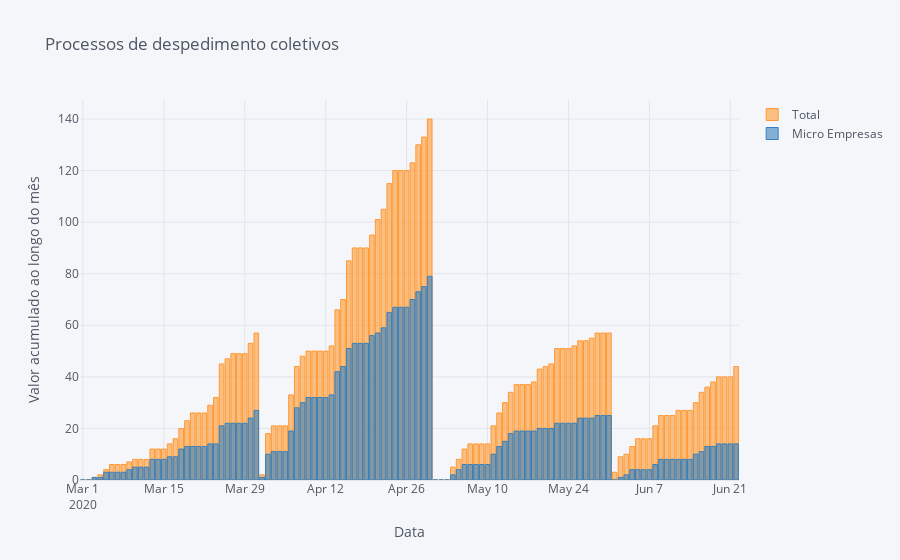

Notebook cell for this chart:
### Code cell
from plotly.offline import download_plotlyjs, init_notebook_mode, plot, iplot

# setup
init_notebook_mode(connected=True)
cf.set_config_file(theme='pearl')

# qtconsole for debugging
#%qtconsole --style vim #src# https://qtconsole.readthedocs.io/en/stable/

# Random data using cufflinks
df = despedimentos[['DATA','COLETIVOS_TOTAL','COLETIVOS_MICRO']]
df.columns=['DATA','Total','Micro Empresas']

fig = df.iplot(asFigure=True, kind='bar', barmode = 'overlay', x='DATA',
               xTitle='Data',yTitle='Valor acumulado ao longo do mês',title='Processos de despedimento coletivos')
# plot figure
iplot(fig)

### Figure 1 — Plotly figure (JSON) as saved in the notebook; plotly's stock layout.template omitted (floating-point values rounded to 4 significant figures)
{"data": [{"marker": {"color": "rgba(255, 153, 51, 0.6)", "line": {"color": "rgba(255, 153, 51, 1.0)", "width": 1}}, "name": "Total", "orientation": "v", "text": "", "type": "bar", "x": ["2020-03-01", "2020-03-02", "2020-03-03", "2020-03-04", "2020-03-05", "2020-03-06", "2020-03-07", "2020-03-08", "2020-03-09", "2020-03-10", "2020-03-11", "2020-03-12", "2020-03-13", "2020-03-14", "2020-03-15", "2020-03-16", "2020-03-17", "2020-03-18", "2020-03-19", "2020-03-20", "2020-03-21", "2020-03-22", "2020-03-23", "2020-03-24", "2020-03-25", "2020-03-26", "2020-03-27", "2020-03-28", "2020-03-29", "2020-03-30", "2020-03-31", "2020-04-01", "2020-04-02", "2020-04-03", "2020-04-04", "2020-04-05", "2020-04-06", "2020-04-07", "2020-04-08", "2020-04-09", "2020-04-10", "2020-04-11", "2020-04-12", "2020-04-13", "2020-04-14", "2020-04-15", "2020-04-16", "2020-04-17", "2020-04-18", "2020-04-19", "2020-04-20", "2020-04-21", "2020-04-22", "2020-04-23", "2020-04-24", "2020-04-25", "2020-04-26", "2020-04-27", "2020-04-28", "2020-04-29", "2020-04-30", "2020-05-01", "2020-05-02", "2020-05-03", "2020-05-04", "2020-05-05", "2020-05-06", "2020-05-07", "2020-05-08", "2020-05-09", "2020-05-10", "2020-05-11", "2020-05-12", "2020-05-13", "2020-05-14", "2020-05-15", "2020-05-16", "2020-05-17", "2020-05-18", "2020-05-19", "2020-05-20", "2020-05-21", "2020-05-22", "2020-05-23", "2020-05-24", "2020-05-25", "2020-05-26", "2020-05-27", "2020-05-28", "2020-05-29", "2020-05-30", "2020-05-31", "2020-06-01", "2020-06-02", "2020-06-03", "2020-06-04", "2020-06-05", "2020-06-06", "2020-06-07", "2020-06-08", "2020-06-09", "2020-06-10", "2020-06-11", "2020-06-12", "2020-06-13", "2020-06-14", "2020-06-15", "2020-06-16", "2020-06-17", "2020-06-18", "2020-06-19", "2020-06-20", "2020-06-21", "2020-06-22"], "y": [0, 0, 1, 2, 4, 6, 6, 6, 7, 8, 8, 8, 12, 12, 12, 14, 16, 20, 23, 26, 26, 26, 29, 32, 45, 47, 49, 49, 49, 53, 57, 2, 18, 21, 21, 21, 33, 44, 48, 50, 50, 50, 50, 52, 66, 70, 85, 90, 90, 90, 95, 101, 105, 115, 120, 120, 120, 123, 130, 133, 140, 0, 0, 0, 5, 8, 12, 14, 14, 14, 14, 21, 26, 30, 34, 37, 37, 37, 38, 43, 44, 45, 51, 51, 51, 52, 54, 54, 55, 57, 57, 57, 3, 9, 10, 13, 16, 16, 16, 21, 25, 25, 25, 27, 27, 27, 30, 34, 36, 38, 40, 40, 40, 44]}, {"marker": {"color": "rgba(55, 128, 191, 0.6)", "line": {"color": "rgba(55, 128, 191, 1.0)", "width": 1}}, "name": "Micro Empresas", "orientation": "v", "text": "", "type": "bar", "x": ["2020-03-01", "2020-03-02", "2020-03-03", "2020-03-04", "2020-03-05", "2020-03-06", "2020-03-07", "2020-03-08", "2020-03-09", "2020-03-10", "2020-03-11", "2020-03-12", "2020-03-13", "2020-03-14", "2020-03-15", "2020-03-16", "2020-03-17", "2020-03-18", "2020-03-19", "2020-03-20", "2020-03-21", "2020-03-22", "2020-03-23", "2020-03-24", "2020-03-25", "2020-03-26", "2020-03-27", "2020-03-28", "2020-03-29", "2020-03-30", "2020-03-31", "2020-04-01", "2020-04-02", "2020-04-03", "2020-04-04", "2020-04-05", "2020-04-06", "2020-04-07", "2020-04-08", "2020-04-09", "2020-04-10", "2020-04-11", "2020-04-12", "2020-04-13", "2020-04-14", "2020-04-15", "2020-04-16", "2020-04-17", "2020-04-18", "2020-04-19", "2020-04-20", "2020-04-21", "2020-04-22", "2020-04-23", "2020-04-24", "2020-04-25", "2020-04-26", "2020-04-27", "2020-04-28", "2020-04-29", "2020-04-30", "2020-05-01", "2020-05-02", "2020-05-03", "2020-05-04", "2020-05-05", "2020-05-06", "2020-05-07", "2020-05-08", "2020-05-09", "2020-05-10", "2020-05-11", "2020-05-12", "2020-05-13", "2020-05-14", "2020-05-15", "2020-05-16", "2020-05-17", "2020-05-18", "2020-05-19", "2020-05-20", "2020-05-21", "2020-05-22", "2020-05-23", "2020-05-24", "2020-05-25", "2020-05-26", "2020-05-27", "2020-05-28", "2020-05-29", "2020-05-30", "2020-05-31", "2020-06-01", "2020-06-02", "2020-06-03", "2020-06-04", "2020-06-05", "2020-06-06", "2020-06-07", "2020-06-08", "2020-06-09", "2020-06-10", "2020-06-11", "2020-06-12", "2020-06-13", "2020-06-14", "2020-06-15", "2020-06-16", "2020-06-17", "2020-06-18", "2020-06-19", "2020-06-20", "2020-06-21", "2020-06-22"], "y": [0, 0, 1, 1, 3, 3, 3, 3, 4, 5, 5, 5, 8, 8, 8, 9, 9, 12, 13, 13, 13, 13, 14, 14, 21, 22, 22, 22, 22, 24, 27, 1, 10, 11, 11, 11, 19, 28, 30, 32, 32, 32, 32, 33, 42, 44, 51, 53, 53, 53, 56, 57, 59, 65, 67, 67, 67, 70, 73, 75, 79, 0, 0, 0, 2, 4, 6, 6, 6, 6, 6, 10, 13, 15, 18, 19, 19, 19, 19, 20, 20, 20, 22, 22, 22, 22, 24, 24, 24, 25, 25, 25, 0, 1, 2, 4, 4, 4, 4, 6, 8, 8, 8, 8, 8, 8, 10, 11, 13, 13, 14, 14, 14, 14]}], "layout": {"barmode": "overlay", "legend": {"bgcolor": "#F5F6F9", "font": {"color": "#4D5663"}}, "paper_bgcolor": "#F5F6F9", "plot_bgcolor": "#F5F6F9", "title": {"font": {"color": "#4D5663"}, "text": "Processos de despedimento coletivos"}, "xaxis": {"gridcolor": "#E1E5ED", "showgrid": true, "tickfont": {"color": "#4D5663"}, "title": {"font": {"color": "#4D5663"}, "text": "Data"}, "zerolinecolor": "#E1E5ED"}, "yaxis": {"gridcolor": "#E1E5ED", "showgrid": true, "tickfont": {"color": "#4D5663"}, "title": {"font": {"color": "#4D5663"}, "text": "Valor acumulado ao longo do mês"}, "zerolinecolor": "#E1E5ED"}}}
